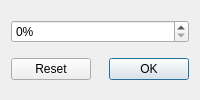
<?xml version="1.0" encoding="UTF-8"?>
<ui version="4.0">
 <class>OpacityDialog</class>
 <widget class="QDialog" name="OpacityDialog">
  <property name="windowTitle">
   <string>Window opacity</string>
  </property>
  <layout class="QVBoxLayout" name="main_layout">
   <item>
    <widget class="NoWheelSpinBox" name="spin">
     <property name="accessibleName">
      <string>Window opacity</string>
     </property>
     <property name="suffix">
      <string>%</string>
     </property>
    </widget>
   </item>
   <item>
    <widget class="QDialogButtonBox" name="buttons">
     <property name="standardButtons">
      <set>QDialogButtonBox::StandardButton::Ok|QDialogButtonBox::StandardButton::Reset</set>
     </property>
    </widget>
   </item>
  </layout>
 </widget>
 <customwidgets>
  <customwidget>
   <class>NoWheelSpinBox</class>
   <extends>QSpinBox</extends>
   <header>utils.qt_widgets</header>
  </customwidget>
 </customwidgets>
 <resources/>
 <connections/>
</ui>
